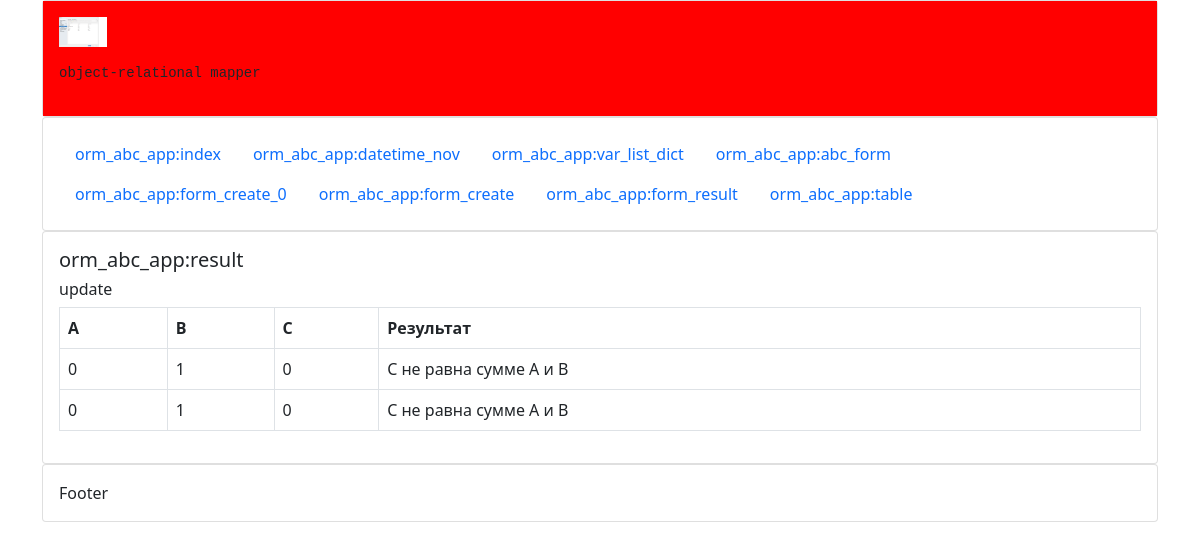
Page /form_result/ on the earlier database version.
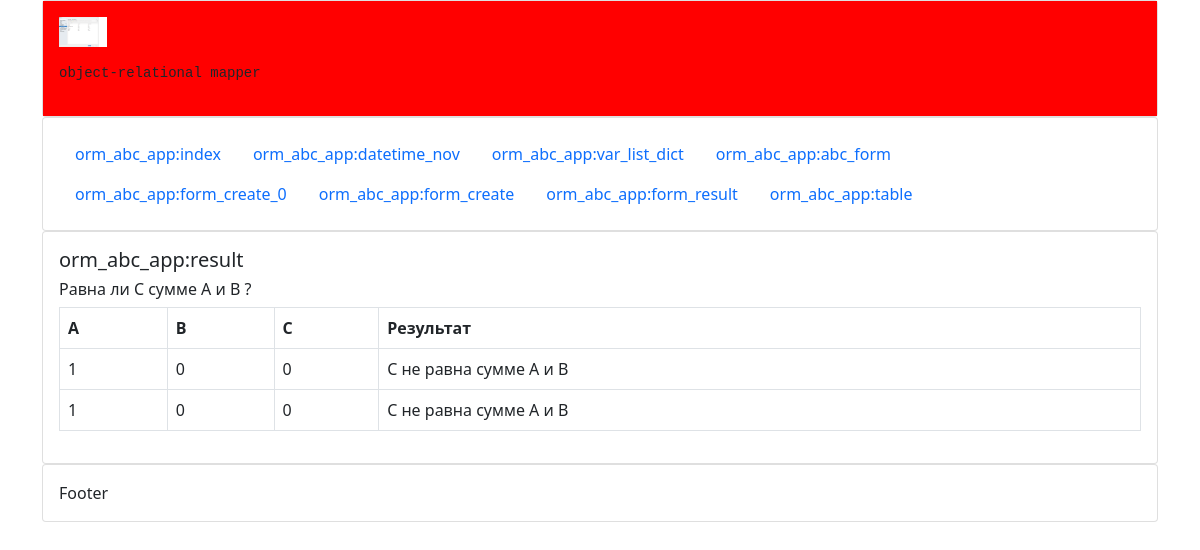
Same page on the later database version.
### orm_abc_app/models.py (models this page shows)
class Abc(models.Model):
    task = models.CharField("Формулировка задачи", default="Равна ли С сумме A и B ?", max_length=256)
    a = models.IntegerField("Значение А", default=0, )
    b = models.IntegerField("Значение B", default=0, help_text="Подсказка для поля")
    c = models.IntegerField("Значение С", choices=c_choices, default=0, )
    current_date = models.DateTimeField("Дата Записи", auto_now=True)
    def __str__(self):
        return f"{self.id}&{self.task}"
    class Meta:
        verbose_name = "A_B_C"
        verbose_name_plural = "A_B_C_S"
        ordering = ('-id', '-a')

### orm_abc_app/views.py (the view)
# urls.py: path('form_result/', views.form_result, name='form_result'),
def form_result(request):
    object = Abc.objects.all().order_by('-id')[:1]
    print("object: ", object)
    row = object.values('a', 'b', 'c')[0]
    print("row: ", row)
    print("row_a: ", row['a'])
    row_list = object.values_list()[0]
    print("row_list: ", row_list)
    if row_list[2] + row_list[3] == row_list[4]:
        result = " С равна сумме A и B"
    else:
        result = "С не равна сумме A и B"
    task = row_list[1]
    print('task: ', task)
    last_data = [row_list[2], row_list[3], row_list[4]]
    print('last_data:', last_data)
    print('result: ', result)
    context = {'task': task, 'last_data': last_data, 'result': result, 'row': row}
    return render(request, 'form_result.html', context)

### orm_abc_app/templates/form_result.html (shortened to what this page needs)
{% extends 'layout.html' %}
{% block content %}
    <h5>orm_abc_app:result</h5>
    <h6>{{ task }}</h6>
    <table class="table table-bordered">
        <thead>
        <tr>
            <th scope="col">A</th>
            <th scope="col">B</th>
            <th scope="col">C</th>
            <th scope="col">Результат</th>
        </tr>
        </thead>
        <tbody style="border-top: 0px;">
        <tr>
            {% for item in last_data %}
                <td>{{ item }}</td>
            {% endfor %}
            <td>{{ result }}</td>
        </tr>
        <tr>
            {% for k, v in row.items %}
                <td>{{ v }}</td>
            {% endfor %}
            <td>{{ result }}</td>
        </tr>
        </tbody>
    </table>
{% endblock %}

Differences in the rows shown:
no longer on this page (row edited): Abc: task "update"
added Abc: task "Равна ли С сумме A и B ?"
